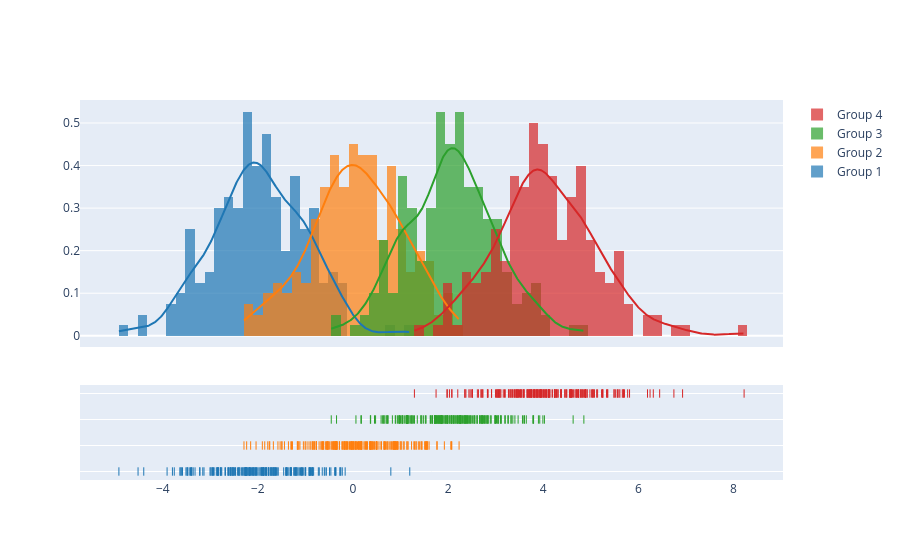

This figure's notebook cell:
### Code cell
import plotly.figure_factory as ff

# Add histogram data
x1 = np.random.randn(200) - 2
x2 = np.random.randn(200)
x3 = np.random.randn(200) + 2
x4 = np.random.randn(200) + 4

# Group data together
hist_data = [x1, x2, x3, x4]

group_labels = ['Group 1', 'Group 2', 'Group 3', 'Group 4']

# Create distplot with custom bin_size
fig = ff.create_distplot(hist_data, group_labels, bin_size=.2)
fig.show()

### Figure 1 — Plotly figure (JSON) as saved in the notebook; plotly's stock layout.template omitted (floating-point values rounded to 4 significant figures; data arrays with more than 128 entries replaced by an {"elided": "..."} marker saying what was removed)
{"data": [{"autobinx": false, "histnorm": "probability density", "legendgroup": "Group 1", "marker": {"color": "rgb(31, 119, 180)"}, "name": "Group 1", "opacity": 0.7, "type": "histogram", "x": {"elided": "200 float values"}, "xaxis": "x", "xbins": {"end": 1.194, "size": 0.2, "start": -4.922}, "yaxis": "y"}, {"autobinx": false, "histnorm": "probability density", "legendgroup": "Group 2", "marker": {"color": "rgb(255, 127, 14)"}, "name": "Group 2", "opacity": 0.7, "type": "histogram", "x": {"elided": "200 float values"}, "xaxis": "x", "xbins": {"end": 2.231, "size": 0.2, "start": -2.292}, "yaxis": "y"}, {"autobinx": false, "histnorm": "probability density", "legendgroup": "Group 3", "marker": {"color": "rgb(44, 160, 44)"}, "name": "Group 3", "opacity": 0.7, "type": "histogram", "x": {"elided": "200 float values"}, "xaxis": "x", "xbins": {"end": 4.855, "size": 0.2, "start": -0.4565}, "yaxis": "y"}, {"autobinx": false, "histnorm": "probability density", "legendgroup": "Group 4", "marker": {"color": "rgb(214, 39, 40)"}, "name": "Group 4", "opacity": 0.7, "type": "histogram", "x": {"elided": "200 float values"}, "xaxis": "x", "xbins": {"end": 8.224, "size": 0.2, "start": 1.292}, "yaxis": "y"}, {"legendgroup": "Group 1", "marker": {"color": "rgb(31, 119, 180)"}, "mode": "lines", "name": "Group 1", "showlegend": false, "type": "scatter", "x": {"elided": "500 float values"}, "xaxis": "x", "y": {"elided": "500 float values"}, "yaxis": "y"}, {"legendgroup": "Group 2", "marker": {"color": "rgb(255, 127, 14)"}, "mode": "lines", "name": "Group 2", "showlegend": false, "type": "scatter", "x": {"elided": "500 float values"}, "xaxis": "x", "y": {"elided": "500 float values"}, "yaxis": "y"}, {"legendgroup": "Group 3", "marker": {"color": "rgb(44, 160, 44)"}, "mode": "lines", "name": "Group 3", "showlegend": false, "type": "scatter", "x": {"elided": "500 float values"}, "xaxis": "x", "y": {"elided": "500 float values"}, "yaxis": "y"}, {"legendgroup": "Group 4", "marker": {"color": "rgb(214, 39, 40)"}, "mode": "lines", "name": "Group 4", "showlegend": false, "type": "scatter", "x": {"elided": "500 float values"}, "xaxis": "x", "y": {"elided": "500 float values"}, "yaxis": "y"}, {"legendgroup": "Group 1", "marker": {"color": "rgb(31, 119, 180)", "symbol": "line-ns-open"}, "mode": "markers", "name": "Group 1", "showlegend": false, "type": "scatter", "x": {"elided": "200 float values"}, "xaxis": "x", "y": {"elided": "200 str values"}, "yaxis": "y2"}, {"legendgroup": "Group 2", "marker": {"color": "rgb(255, 127, 14)", "symbol": "line-ns-open"}, "mode": "markers", "name": "Group 2", "showlegend": false, "type": "scatter", "x": {"elided": "200 float values"}, "xaxis": "x", "y": {"elided": "200 str values"}, "yaxis": "y2"}, {"legendgroup": "Group 3", "marker": {"color": "rgb(44, 160, 44)", "symbol": "line-ns-open"}, "mode": "markers", "name": "Group 3", "showlegend": false, "type": "scatter", "x": {"elided": "200 float values"}, "xaxis": "x", "y": {"elided": "200 str values"}, "yaxis": "y2"}, {"legendgroup": "Group 4", "marker": {"color": "rgb(214, 39, 40)", "symbol": "line-ns-open"}, "mode": "markers", "name": "Group 4", "showlegend": false, "type": "scatter", "x": {"elided": "200 float values"}, "xaxis": "x", "y": {"elided": "200 str values"}, "yaxis": "y2"}], "layout": {"barmode": "overlay", "hovermode": "closest", "legend": {"traceorder": "reversed"}, "xaxis": {"anchor": "y2", "domain": [0.0, 1.0], "zeroline": false}, "yaxis": {"anchor": "free", "domain": [0.35, 1], "position": 0.0}, "yaxis2": {"anchor": "x", "domain": [0, 0.25], "dtick": 1, "showticklabels": false}}}
